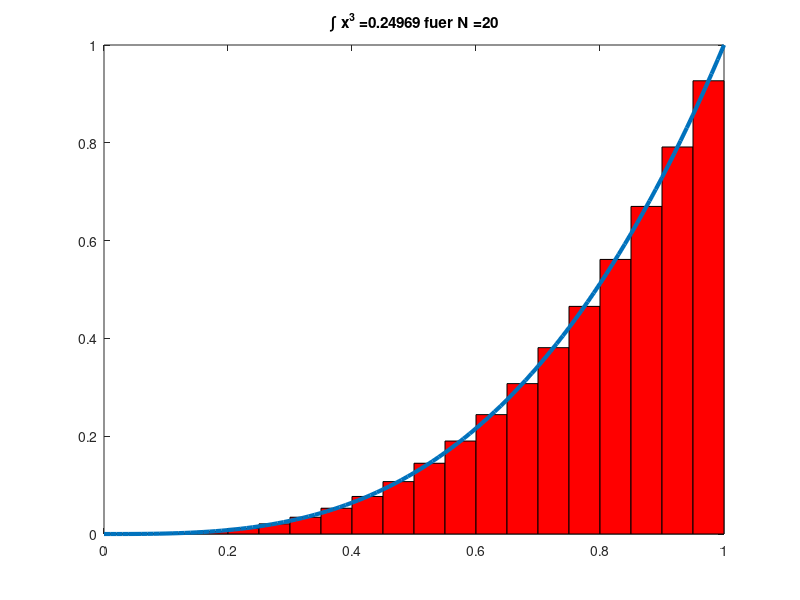

Reproduce this figure in MATLAB.
function result=integral(varargin)
%----------------------------------
%   integral.m
% 
% berechnet approximativ ein Integral 
% ueber  (a,b) durch die Mittelpunktregel 
% Hilfe von N Punkten
%
% Eingabe: 0 Parameter:       (N=20, a=0, b=1)
%          1 Parameter: N     (a=0,b=1)
%          3 Parameter: N,a,b
%----------------------------------
N=20; a=0; b=1; % Default-Einstellung
anzahl_parameter=nargin; % Anz. Input-argumente
if anzahl_parameter==1 
    N=varargin{1};
end;
if anzahl_parameter==3
    N=varargin{1}; a=varargin{2}; b=varargin{3};
end;
if anzahl_parameter~=[0 1 3]
    error('Falsche Anzahl an Input-Argumenten');
end;
x=(a+(b-a)/(2*N)):(b-a)/N:(b-(b-a)/(2*N));
y=x.^3;
% Berechnung des Integrals
result=(b-a)*sum(y)*(1/N);

close all; % Plot
x1=linspace(a,b,N+1);
y1=x1.^3;
for i=1:N
    fill([x1(i) x1(i)  x1(i+1) x1(i+1)], [0 y(i)  y(i) 0], 'r');
    hold on;
end;
plot(a:(b-a)/100:b,(a:(b-a)/100:b).^3,'LineWidth',3);
title(strcat('\int x^3 = ',num2str(result),' fuer N =', num2str(N))); 
